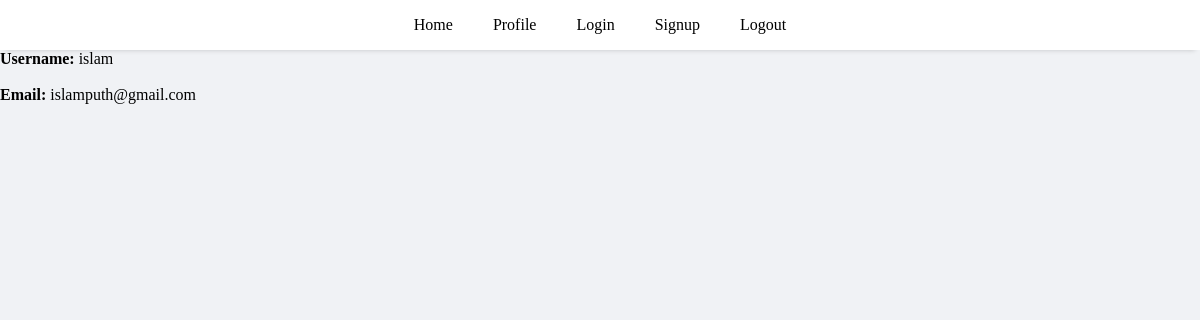
Page /info.php?id=1 (signed in) on the earlier database version.
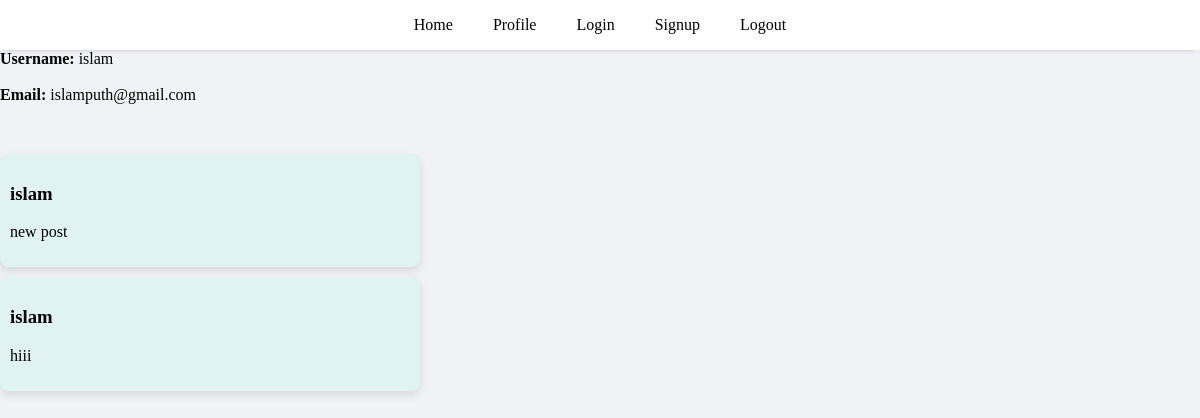
Same page on the later database version.
### tables this page shows
CREATE TABLE `posts` (
  `id` int(11) NOT NULL,
  `user_id` int(11) DEFAULT NULL,
  `content` text DEFAULT NULL,
  `created_at` timestamp NOT NULL DEFAULT current_timestamp()
);

CREATE TABLE `users` (
  `id` int(5) NOT NULL,
  `username` varchar(50) NOT NULL,
  `password` varchar(50) NOT NULL,
  `email` varchar(50) NOT NULL
);

### info.php (the view, shortened to what this page needs)
<?php
 require("connection.php");
    $id = $_GET['id'];
 $select = $db -> prepare("SELECT * FROM users WHERE id=:id");
    $select -> execute(array(
        'id' => $id
    ));
    $data = $select->fetch();
?>
<!DOCTYPE html>
<html lang="en">
<head>
</head>
<body>
<?php
  require('header.php');
?>
    <b>Username: </b>
    <span><?php echo $data['username'];  ?></span> <br><br>
    <b>Email: </b>
    <span><?php echo $data['email'];  ?></span>
    <div class="posts">
    <?php
 $show = $db->prepare('SELECT posts.content, users.username
 FROM posts
 INNER JOIN users ON posts.user_id = users.id
 WHERE users.id=:id ORDER BY posts.created_at DESC');
$show->execute(array('id' => $id));
while ($data = $show->fetch(PDO::FETCH_ASSOC)){
    echo '<div class="post">';
    echo '<h3>' . htmlspecialchars($data['username']) . '</h3>';
    echo '<p>' . htmlspecialchars($data['content']) . '</p>';
    echo '</div>';
}
?>
    </div>
</body>
</html>

Differences in the rows shown:
added posts: user.username "islam", content "new post"
added posts: user.username "islam", content "hiii"
